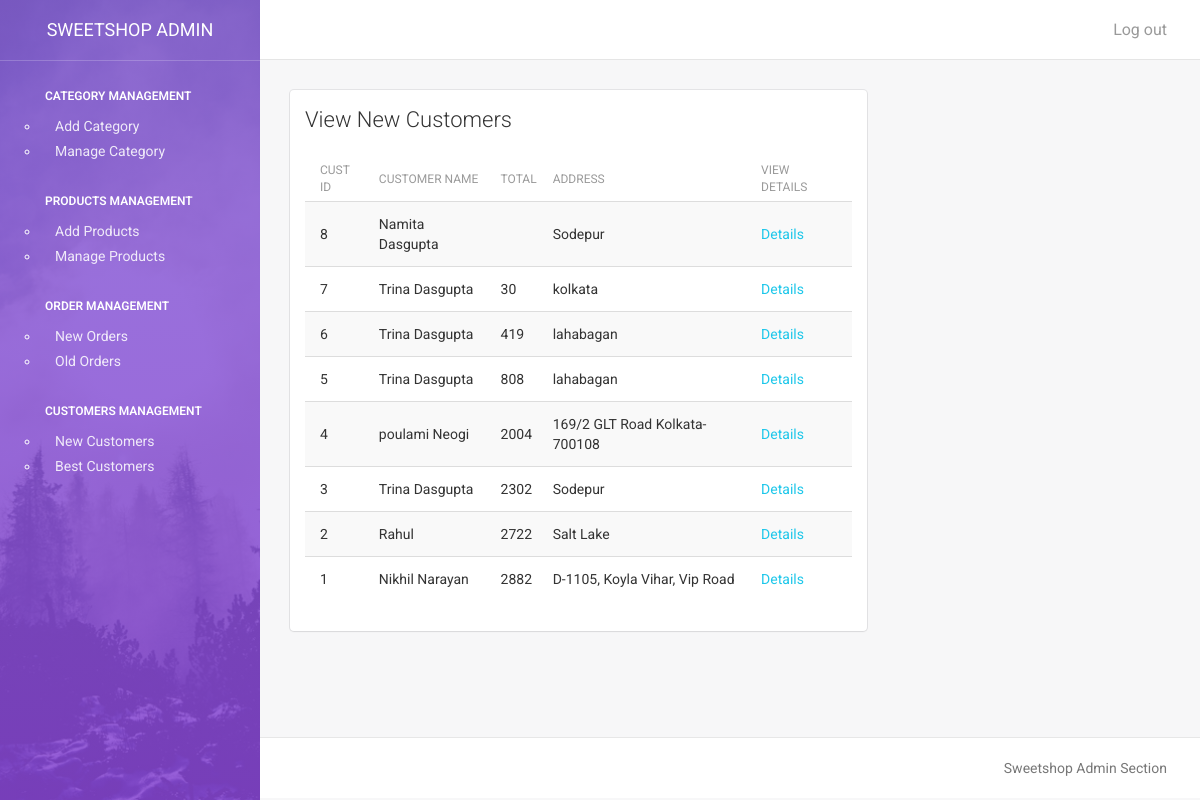
The app's page /admin/new_customers.php (signed in) with its own data.
### tables this page shows
CREATE TABLE `customers` (
  `cust_id` int(11) NOT NULL,
  `cust_name` varchar(50) NOT NULL,
  `cust_email` varchar(50) NOT NULL,
  `cust_phone` varchar(20) NOT NULL,
  `cust_address` varchar(250) NOT NULL,
  `password` varchar(50) NOT NULL
);

### www/admin/new_customers.php (the view, shortened to what this page needs)
<?php
include "lib/config.php";
include "lib/header.php";
?>
<div class="col-md-8">
    <div class="card">
        <div class="header">
            <h4 class="title">View New Customers</h4>
        </div>
        <div class="content">
             <table class="table table-hover table-striped">
                                    <thead>
                                        <th>Cust Id</th>
                                        <th>Customer Name</th>
                                        <th>Total</th>
                                        <th>Address</th>
                                        <th>View Details</th>
                                    </thead>
                                    <tbody>
            <?php
            $sql = "SELECT * FROM `customers` ORDER BY `cust_id` DESC";
            $res = $db->query($sql);
            while($row = $res->fetch_array())
            {
                $sql2 = "SELECT * FROM `orders` WHERE `cust_id` = '$row[cust_id]'";
                $res2 = $db->query($sql2);
                $row2 = $res2->fetch_array();
                $sql3 = "SELECT * FROM `cartitems` WHERE `order_id` = '$row2[order_id]'";
                $res3 = $db->query($sql3);
                while($row3 = $res3->fetch_array())
                {
                    $total += $row3['product_price'] * $row3['quantity'];
                }
              print "<tr>
                        <td>$row[cust_id]</td>
                        <td>$row[cust_name]</td>
                        <td>$total</td>
                        <td>$row[cust_address]</td>
                        <td><A HREF = customer_details.php?cust_id=$row[cust_id]>Details</A></td>
                    </tr>";
            }
            ?>
                                    </tbody>
                                </table>
        </div>
    </div>
</div>
<?php
include "lib/footer.php";
?>

### records on screen
customers: cust_id "8", cust_name "Namita Dasgupta", cust_address "Sodepur"
customers: cust_id "7", cust_name "Trina Dasgupta", total "30", cust_address "kolkata"
customers: cust_id "6", cust_name "Trina Dasgupta", total "419", cust_address "lahabagan"
customers: cust_id "5", cust_name "Trina Dasgupta", total "808", cust_address "lahabagan"
customers: cust_id "4", cust_name "poulami Neogi", total "2004", cust_address "169/2 GLT Road Kolkata-700108"
customers: cust_id "3", cust_name "Trina Dasgupta", total "2302", cust_address "Sodepur"
customers: cust_id "2", cust_name "Rahul", total "2722", cust_address "Salt Lake"
customers: cust_id "1", cust_name "Nikhil Narayan", total "2882", cust_address "D-1105, Koyla Vihar, Vip Road"
